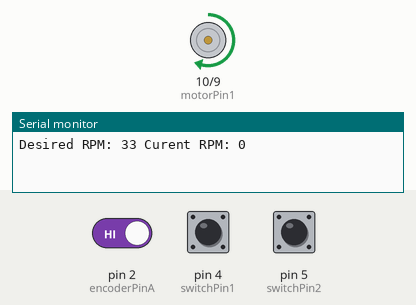
Simulated run of this sketch. Board: Arduino Uno, built with avr-gcc and run on an emulated ATmega328P. Shown: motor-driver pin pairs drawn as motors (green arrow = first pin HIGH = forward, orange = second pin HIGH = backward, longer = more drive), the last lines printed to the serial monitor. The test bench sets the inputs (shaded band); at power-on: pin 4 (switchPin1) HIGH, pin 5 (switchPin2) HIGH, pin 2 (encoderPinA) HIGH.

Above: at 2.8 s.
2.9 s: pin 4 (switchPin1) pulled LOW for 1.2 s
At 4.0 s:
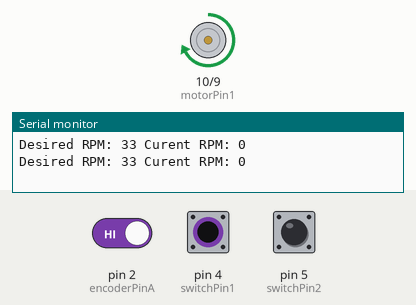
6.5 s: pin 5 (switchPin2) pulled LOW for 1.2 s
At 9.1 s:
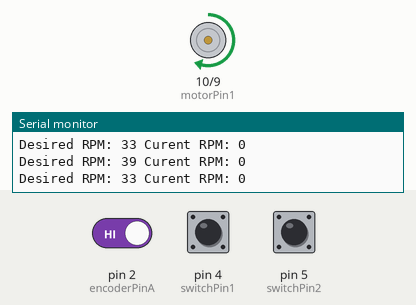
9.5 s: pin 4 (switchPin1) pulled LOW for 3.2 s
At 10.6 s:
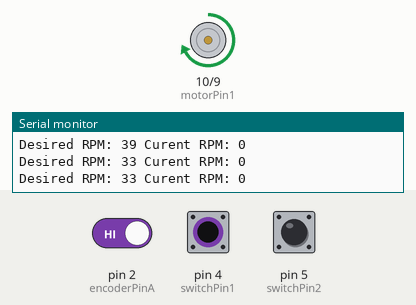
Timing chart, 0 to 14.5 s (numbered marks = the images above; inputs shaded):
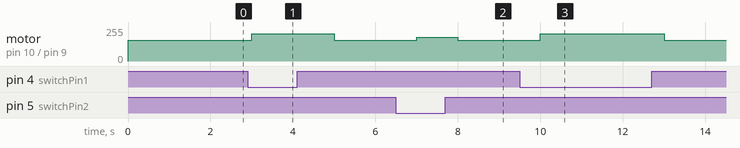

The sketch:

Annexure_A_RPM_Control_using_DIP_Switch.ino
```cpp
// Constants for motor control
const int motorPin1 = 10;  // PWM pin for motor control
const int motorPin2 = 9;  // PWM pin for motor control
const int encoderPinA = 2;  // Encoder A pin
const int encoderPinB = 3;  // Encoder B pin

// Constants for switches
const int switchPin1 = 4;  // Switch 1 pin
const int switchPin2 = 5;  // Switch 2 pin

// Variables for encoder and RPM
volatile int encoderTicks = 0;
int RPM = 0;
unsigned long lastEncoderTime = 0;

// Variables for switch states
int switchState1 = 0;
int switchState2 = 0;

// Variables for motor speed
int motorSpeed = 0;
int desiredRPM = 0;

void setup() {
  // Setup motor control
  pinMode(motorPin1, OUTPUT);
  pinMode(motorPin2, OUTPUT);

  // Setup encoder
  pinMode(encoderPinA, INPUT_PULLUP);
  pinMode(encoderPinB, INPUT_PULLUP);

  // Setup switches
  pinMode(switchPin1, INPUT_PULLUP);
  pinMode(switchPin2, INPUT_PULLUP);

  // Attach interrupt for encoder feedback
  attachInterrupt(digitalPinToInterrupt(encoderPinA), encoderInterrupt, RISING);

  // Initialize serial for debugging
  Serial.begin(9600);
}

void loop() {
  // Read switch states
  switchState1 = digitalRead(switchPin1);
  switchState2 = digitalRead(switchPin2);

  // Determine the state based on switch combinations
  int state = (switchState1 << 1) | switchState2;  // Create a 2-bit state

  // Set motor speed based on state
  switch(state) {
    case 0:  // Both switches OFF
      motorSpeed = 230;  // Low speed
      desiredRPM = 49;//55*(230/255);
      break;
    case 1:  // Switch 1 OFF, Switch 2 ON
      motorSpeed = 205;  // Medium speed
      desiredRPM = 44;//55*(205/255);
      break;
    case 2:  // Switch 1 ON, Switch 2 OFF
      motorSpeed = 180;  // Higher speed
      desiredRPM = 39;//55*(180/255);
      break;
    case 3:  // Both switches ON
      motorSpeed = 154;  // Maximum speed
      desiredRPM = 33;//55*(154/255);
      break;
    default:
      motorSpeed = 0;  // Default to zero if something goes wrong
      desiredRPM = 0;
      break;
  }
      analogWrite(motorPin1, motorSpeed);
      analogWrite(motorPin2, 0);
      delay(1000);

  // Calculate RPM from encoder feedback
  unsigned long currentTime = millis();
  if (currentTime - lastEncoderTime >= 1000) {
    RPM = encoderTicks * 60 / 312;  // Convert encoder ticks to RPM (assuming 360 ticks per revolution)
    encoderTicks = 0;  // Reset the tick count
    lastEncoderTime = currentTime;

    // Print the RPM value for debugging
    Serial.print("Desired RPM: ");
    Serial.print(desiredRPM);
    Serial.print(" Curent RPM: ");
    Serial.println(RPM);
  }
}

void encoderInterrupt() {
  // Increment the encoder ticks on each rising edge of the encoder signal
  encoderTicks++;
}
```

Measured:
- after the input at 2.9 s, motor on pin 10 (motorPin1) / pin 9 (motorPin2): forward 154/255 → forward 205/255 after 0.10 s, → forward 154/255 2.0 s later
- after the input at 6.5 s, motor on pin 10 (motorPin1) / pin 9 (motorPin2): forward 154/255 → forward 180/255 after 0.50 s, → forward 154/255 1.0 s later
- after the input at 9.5 s, motor on pin 10 (motorPin1) / pin 9 (motorPin2): forward 154/255 → forward 205/255 after 0.50 s, → forward 154/255 3.0 s later
